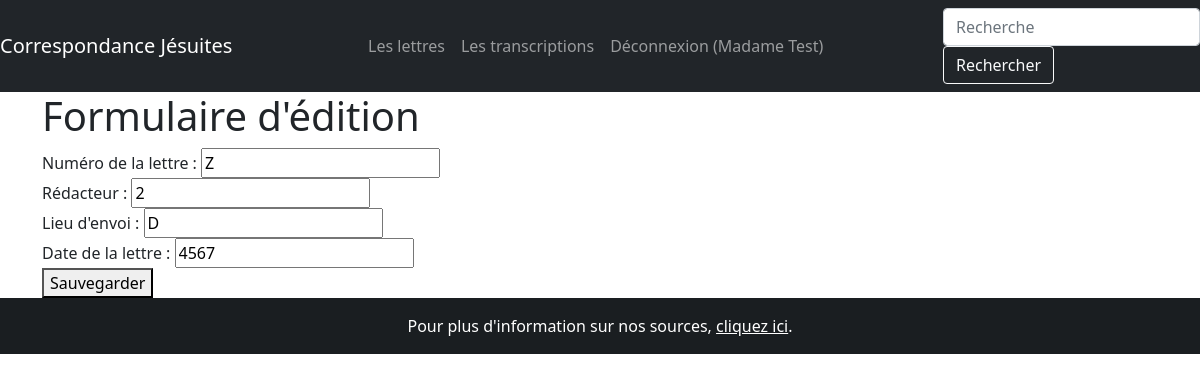
The app's page /lettres/532/edition (signed in), older data.
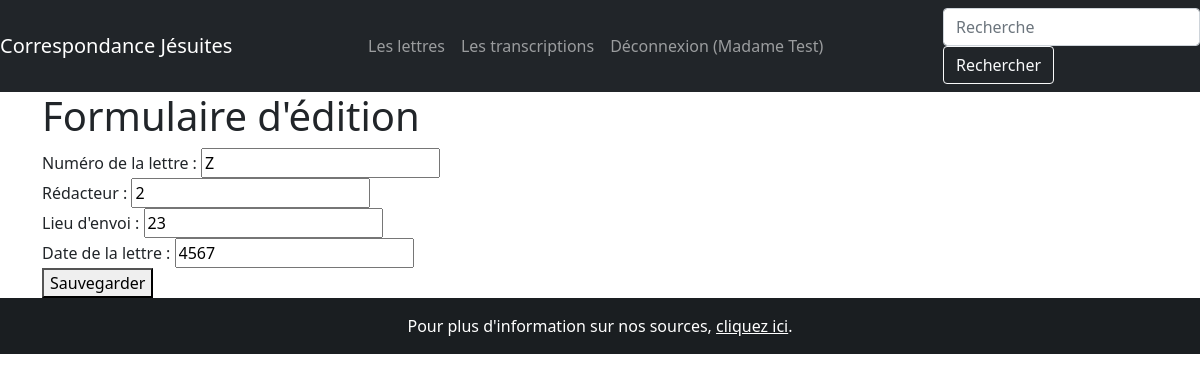
The same page, newer data.
### correspondance/modeles/donnees.py (models this page shows, shortened)
class Lettre(db.Model):
    __tablename__ = "lettre"
    lettre_id = db.Column(db.Integer, unique=True, nullable=False, primary_key=True, autoincrement=True)
    lettre_date = db.Column(db.Text, nullable=False)
    lettre_numero = db.Column(db.Text)
    lettre_redacteur = db.Column(db.Text)
    lettre_lieu = db.Column(db.Text)
    lettre_volume = db.relationship("Publication", secondary=Source, backref=db.backref("Lettre", lazy='dynamic'))
    transcription_texte: List["Transcription"] = db.relationship("Transcription", back_populates="lettre",
                                                                 cascade="all,delete")
    contributions = db.relationship("Contribution", back_populates="lettre")

### correspondance/routes/generic.py (the view, shortened to what this page needs)
@app.route('/lettres/<int:lettre_id>/edition', methods=["POST", "GET"])
@login_required
def edition(lettre_id):
    erreurs = []
    lettre_modifiee = Lettre.query.get_or_404(lettre_id)
    return render_template("pages/lettre_edition.html", nom="Correspondance jésuite", lettre_modifiee=lettre_modifiee)

### correspondance/modeles/utilisateurs.py (called while the page is built)
@login.user_loader
def trouver_utilisateur_via_id(identifiant):
    return Utilisateur.query.get(int(identifiant))

### correspondance/templates/pages/lettre_edition.html (shortened to what this page needs)
{% extends "conteneur.html" %}
{% block corps %}
<h1>Formulaire d'édition</h1>
<form method="post" action="{{url_for('edition', lettre_id=lettre_modifiee.lettre_id)}}" class="">
    <div>
        <label for="champs_num">Numéro de la  lettre : </label>
        <input type="text" name="lettre_numero" placeholder="Identifiant de la lettre" id="champs_num" value="{{lettre_modifiee.lettre_numero}}">
    </div>
    <div>
        <label for="champs_auteur">Rédacteur : </label>
        <input type="text" name="lettre_redacteur" placeholder="Auteur de la lettre" id="champs_auteur" value="{{lettre_modifiee.lettre_redacteur}}">
    </div>
    <div>
        <label for="champs_lieu">Lieu d'envoi : </label>
        <input type="text" name="lettre_lieu" placeholder="Lieu d'envoi de la lettre" id="champs_lieu" value="{{lettre_modifiee.lettre_lieu}}">
    </div>
    <div>
        <label for="champs_date">Date de la lettre : </label>
        <input type="text" name="lettre_date" placeholder="Date de la lettre" id="champs_date" value="{{lettre_modifiee.lettre_date}}">
    </div>
    <button type="submit">Sauvegarder</button>
</form>
{% endblock %}

Row changes from the older to the newer data that the page shows:
changed Lettre: lettre_lieu "D" → "23"
